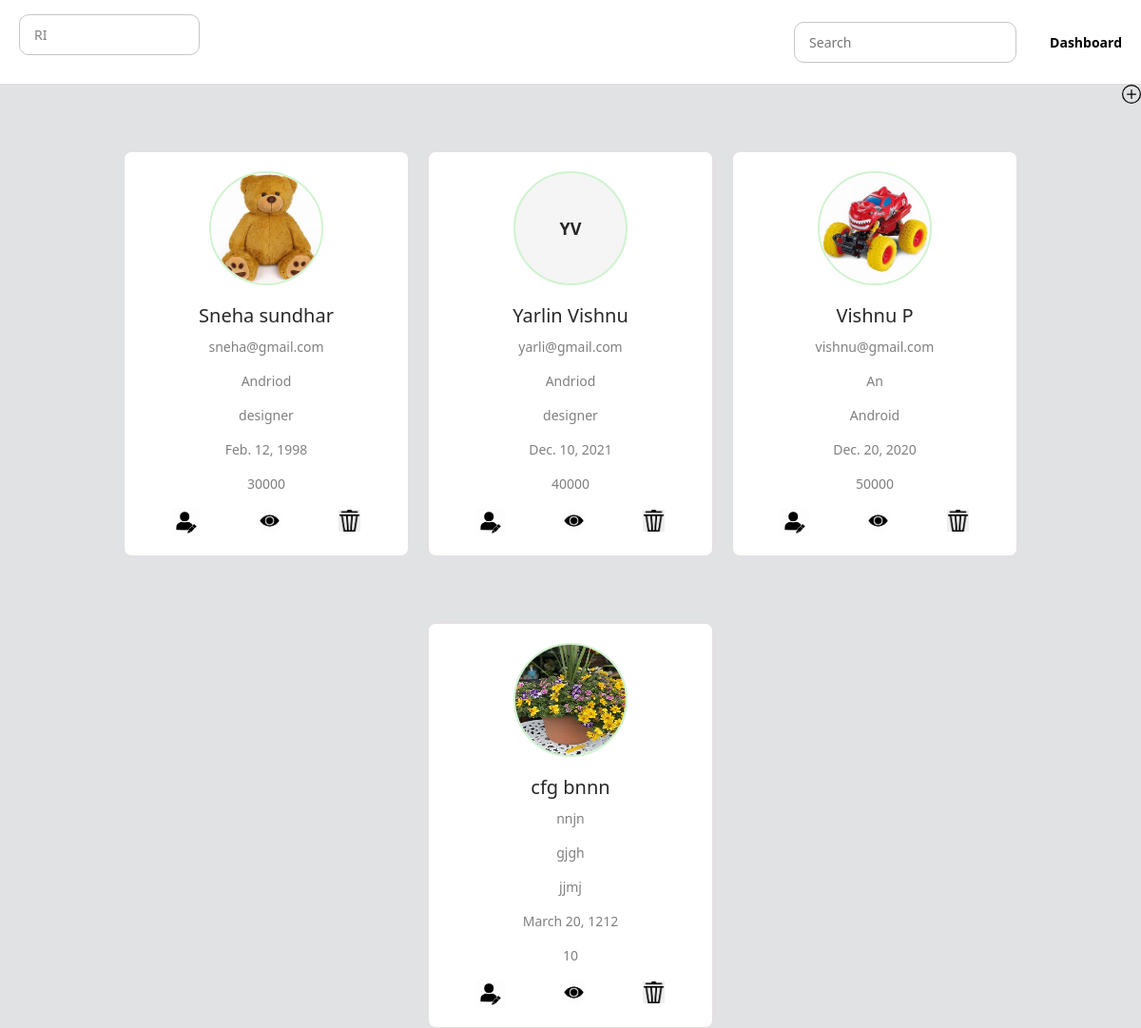
The app's page /, older data.
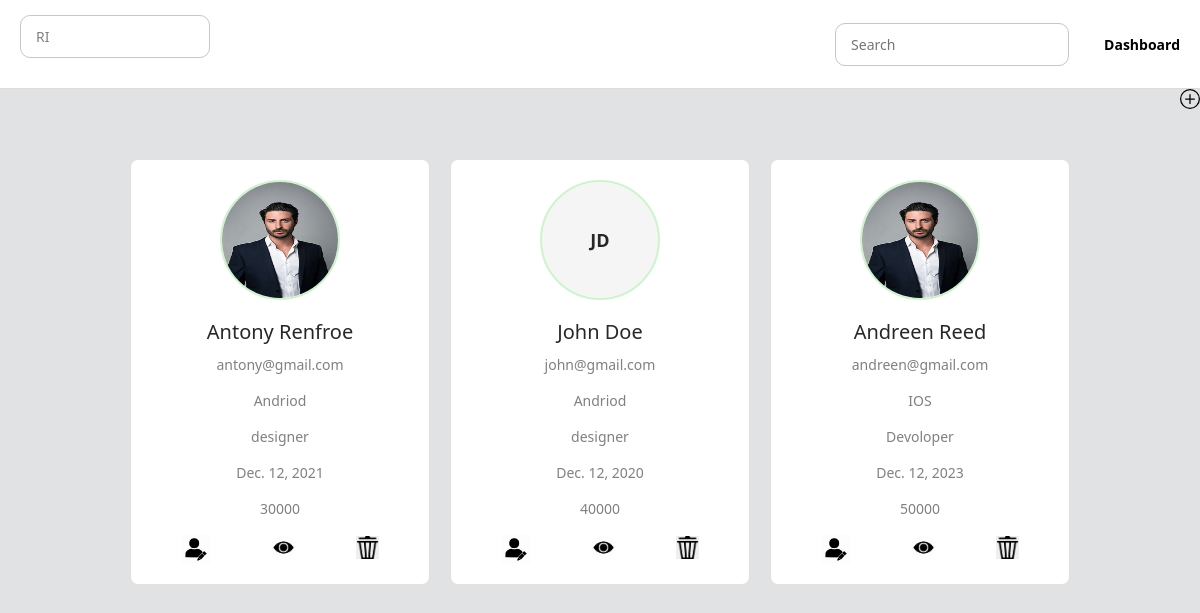
The same page, newer data.
### app/models.py (models this page shows)
class User(models.Model):
    firstname=models.CharField(max_length=100)
    lastname=models.CharField(max_length=100)
    email=models.CharField(null=True,blank=True,max_length=100)
    department=models.CharField(max_length=100)
    designation=models.CharField(max_length=100)
    date=models.DateField()
    salary=models.IntegerField()
    image=models.FileField(null=True,blank=True,upload_to='media')

### app/views.py (the view)
# urls.py: path('',views.userhome,name='userhome'),
def userhome(request):
   data=User.objects.all()
   return render(request,'userhome.html',{'data':data})

### templates/userhome.html (shortened to what this page needs)
<!DOCTYPE html>
{% load static %}
<html lang="en">
<head>
    <link href="https://cdn.jsdelivr.net/npm/bootstrap@5.3.3/dist/css/bootstrap.min.css" rel="stylesheet">
</head>
<body>
    <div class="nav-container">
        <div class="search-container2">
            <form action="" method="post">
                <p>RI</p>
            </form>
        </div>
        <nav>
            <div class="search-container">
                <form action="search" method="post">
                    <input type="search" name="search" placeholder="Search" class="search">
                </form>
            </div>
            <a href="{% url 'userhome' %}">Dashboard</a>
        </nav>
    </div>
    <a href="{% url 'register' %}" class="plusicon"><svg xmlns="http://www.w3.org/2000/svg" width="20" height="20" fill="black" class="bi bi-plus-circle" viewBox="0 0 16 16">
        <path d="M8 15A7 7 0 1 1 8 1a7 7 0 0 1 0 14m0 1A8 8 0 1 0 8 0a8 8 0 0 0 0 16"/>
        <path d="M8 4a.5.5 0 0 1 .5.5v3h3a.5.5 0 0 1 0 1h-3v3a.5.5 0 0 1-1 0v-3h-3a.5.5 0 0 1 0-1h3v-3A.5.5 0 0 1 8 4"/>
      </svg></a>
    <div class="container">
        {% for i in data %}
        <div class="card">
            {% if i.image %}
            <img class="img" src="{{ i.image.url }}" alt="Image of {{ i.firstname }}">
            {% else %}
            <div class="firstname">{{ i.firstname|slice:1 }}{{ i.lastname|slice:1 }}</div>
            {% endif %}
            <h2>{{ i.firstname }} {{ i.lastname }}</h2>
            <p>{{ i.email }}</p>
            <p>{{ i.department }}</p>
            <p>{{ i.designation }}</p>
            <p>{{ i.date }}</p>
            <p>{{ i.salary }}</p>
            <div class="buttons">
              <a href="{% url 'edit' id=i.id %}"><img src="{% static 'img/profileeditlogo.jpg' %}" alt="" height="30px" width="30px"></a>
               <a href=""><img src="{% static 'img/eye2.jpg' %}" alt="" height="25px" width="25px" style="border-radius: 50%;"></a>
              <a href="{% url 'delete' id=i.id %}"><img src="{% static 'img/delete.jpg' %}" alt="" height="23px" width="23px"></a>
            </div>
        </div>
        {% endfor %}
    </div>
</body>
</html>

### templates/userhome.html (style rules this page uses)
* { margin: 0; padding: 0; box-sizing: border-box; }
body { background-color: rgb(224, 226, 228); }
.buttons { display: flex; justify-content: space-around; }
.container { display: flex; flex-wrap: wrap; justify-content: center; gap: 20px; }
.card { background-color: white; border: 1px solid rgb(230, 223, 223); border-radius: 8px; width: 300px; text-align: center; padding: 20px; margin-top: 50px; }
.img { border-radius: 50%; width: 120px; height: 120px; align-items: center; margin: 0 auto 20px auto; border: 2px solid rgb(207, 243, 207);; }
.firstname { display: flex; align-items: center; justify-content: center; text-align: center; border: 2px solid rgb(207, 243, 207); border-radius: 50%; width: 120px; height: 120px; font-size: 18px; font-weight: bold; color: rgb(39, 39, 39); background-color: rgb(245, 245, 245); margin: 0 auto 20px auto; }
h2 { font-size: 20px; color: rgb(39, 39, 39); margin-bottom: 10px; }
p { font-size: 14px; color: gray; margin-bottom: 15px; }
.nav-container { display: flex; justify-content: space-between; align-items: center; padding: 15px 20px; background-color: white; border-bottom: 1px solid rgb(223, 219, 219); flex-wrap: wrap; }
.search-container { flex: 1; display: flex; justify-content: flex-start; margin-right: 20px; }
.search-container input { width: 100%; max-width: 300px; padding: 10px 15px; border: 1px solid rgb(201, 197, 197); border-radius: 10px; font-size: 14px; }
.search-container2 p { width: 100%; max-width: 300px; padding: 10px 15px; border: 1px solid rgb(201, 197, 197); border-radius: 10px; font-size: 14px; }
.search-container2 { width: 190px; }
nav { display: flex; align-items: center; gap: 15px; flex-wrap: wrap; }
nav a { color: black; text-decoration: none; font-weight: bold; font-size: 14px; }
.plusicon { display: flex; align-items: center; justify-content: end; margin-left: auto; }

Row changes from the older to the newer data that the page shows:
removed User: image (picture), firstname "cfg", lastname "bnnn", email "nnjn", department "gjgh", designation "jjmj", date "March 20, 1212", salary "10"
changed User: image: a different picture; firstname "Sneha" → "Antony"; lastname "sundhar" → "Renfroe"; email "sneha@gmail.com" → "antony@gmail.com"; date "Feb. 12, 1998" → "Dec. 12, 2021"
changed User: firstname "Y" → "J"; lastname "V" → "D"; firstname "Yarlin" → "John"; lastname "Vishnu" → "Doe"; email "yarli@gmail.com" → "john@gmail.com"; date "Dec. 10, 2021" → "Dec. 12, 2020"
changed User: image: a different picture; firstname "Vishnu" → "Andreen"; lastname "P" → "Reed"; email "vishnu@gmail.com" → "andreen@gmail.com"; department "An" → "IOS"; designation "Android" → "Devoloper"; date "Dec. 20, 2020" → "Dec. 12, 2023"
